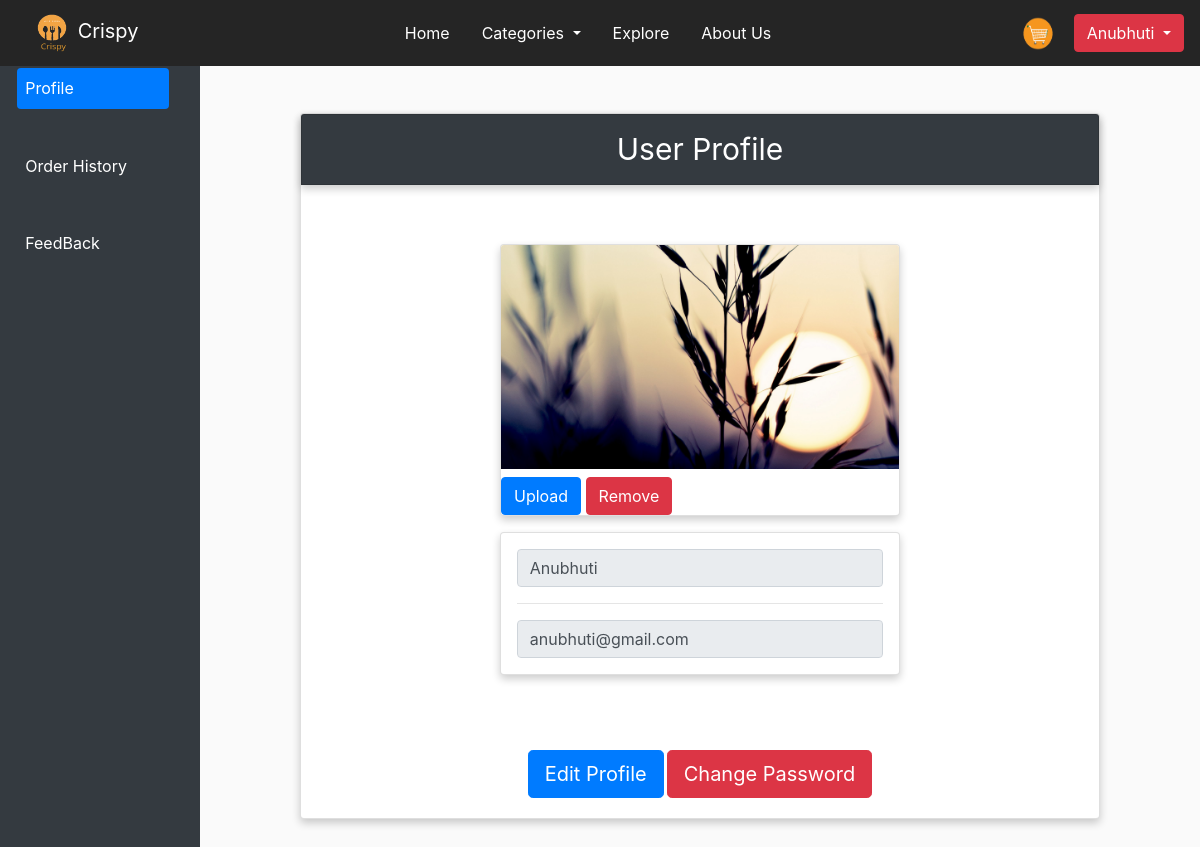
/user_profile.php (signed in), run on the app's committed database.
### tables this page shows
CREATE TABLE `users` (
  `username` varchar(20) NOT NULL,
  `password` varchar(257) DEFAULT NULL,
  `fname` varchar(20) DEFAULT NULL,
  `lname` varchar(20) DEFAULT NULL,
  `age` int(11) DEFAULT NULL,
  `gender` varchar(6) DEFAULT NULL,
  `email` varchar(30) DEFAULT NULL,
  `address` varchar(100) DEFAULT NULL,
  `phonenumber` bigint(20) DEFAULT NULL,
  `pic` varchar(70) DEFAULT 'images/user_pics/user_pic.png',
  PRIMARY KEY (`username`)
);

### php/get_user_profile.php (called while the page is built, shortened)
<?php
require('dbconnect.php');
$q = "SELECT username, email, pic FROM users WHERE username='" .$_SESSION['username']. "'";
$result = mysqli_query($conn, $q);
$user = mysqli_fetch_assoc($result);
?>

### user_profile.php (the view, shortened to what this page needs)
<!DOCTYPE html>
<html lang="en">
<head>
	<link rel="stylesheet" href="css/style.css">
	<link rel="stylesheet" href="https://cdn.jsdelivr.net/npm/bootstrap@4.5.3/dist/css/bootstrap.min.css"
>
</head>
<body id="Home" style="background-color: #fafafa">
	<nav class="navbar sticky-top navbar-expand-md">
		<a class="nav-link navbar-brand" href="index.php">
			<img src="images/Logo.png" alt="Logo" height="40" width="40">
			Crispy
		</a>
		<div class="collapse navbar-collapse" id="main-navigation">
			<ul class="navbar-nav navbar-container">
				<li class="nav-item">
					<a class="nav-link active" href="index.php">Home</a>
				</li>
				<li class="nav-item dropdown">
					<a class="nav-link dropdown-toggle" href="#" id="navbarDropdownMenuLink" data-toggle="dropdown"
						aria-haspopup="true" aria-expanded="false">
						Categories
					</a>
						<?php
							require("php/get_categories.php");
						?>
				</li>
				<li class="nav-item">
					<a class="nav-link" href="explore.php">Explore</a>
				</li>
				<li class="nav-item">
					<a class="nav-link" href="aboutus.php">About Us</a>
				</li>
			</ul>
			<a class="navbar-brand" href="cart.php">
				<img src="images/Cart.png" alt="Logo" height="35" width="40">
			</a>
			<?php
			if(isset($_SESSION['username'])){
			?>
			<div class="btn-group">
				<button type="button" class="btn btn-danger dropdown-toggle" data-toggle="dropdown" aria-haspopup="true"
					aria-expanded="false">
					<?php echo $_SESSION['username'];?>
				</button>
			</div>
			<?php
			}else {
			?>
			<form class="form-inline" action="login.php">
				<button class="btn btn-warning" type="input">Login</button>
			</form>
			<?php
			}
			?>
		</div>
	</nav>
	<div class="row profile">
		<div class="col bg-dark" style="height:150vh;">
			<div class="nav flex-column nav-pills" id="v-pills-tab" role="tablist" aria-orientation="vertical">
				<a class="nav-link text-white active" id="v-pills-profile-tab" data-toggle="pill"
					href="#v-pills-profile" role="tab" aria-controls="v-pills-profile" aria-selected="true">Profile</a>
				<a class="nav-link text-white" id="v-pills-orderhistory-tab" data-toggle="pill"
					href="#v-pills-orderhistory" role="tab" aria-controls="v-pills-orderhistory"
					aria-selected="false">Order History</a>
				<a class="nav-link text-white" id="v-pills-feedback-tab" data-toggle="pill" href="#v-pills-feedback"
					role="tab" aria-controls="v-pills-feedback" aria-selected="false">FeedBack</a>
			</div>
		</div>
		<div class="col-10">
			<div class="tab-content" id="v-pills-tabContent">
				<div class="tab-pane fade show active" id="v-pills-profile" role="tabpanel"
					aria-labelledby="v-pills-profile-tab">
					<div class="container-fluid">
						<div class="card" style="width: 50rem;height:100%;margin: 5% auto;">
							<div class="card card-header bg-dark text-white text-center" style="font-size: 30px;">User
								Profile</div>
							<?php require('php/get_user_profile.php');?>
							<div class="card-body">
								<div class="row align-items-center justify-content-center">
									<div class="card" style="width: 25rem;margin-top: 5%;">
										<form action="php/upload_pic.php" method="POST" enctype="multipart/form-data">
											<label for="image">
												<img src="<?php echo $user['pic'];?>" class="card-img-top"
													alt="Profile Picture">
											</label>
											<button class="btn btn-primary" type="submit" name="submit" value="upload">Upload</button>
											<button class="btn btn-danger" type="submit" name="submit" value="remove">Remove</button>
										</form>
									</div>
								</div>
								<div class="row align-items-center justify-content-center">
									<div class="card information" style="width: 25rem;margin-top: 2%;">
										<input class="form-control" type="text" value="<?php echo $user['username'];?>"
											aria-label="readonly input example" readonly>
										<hr>
										<input class="form-control" type="text" value="<?php echo $user['email'];?>"
											aria-label="readonly input example" readonly>
									</div>
								</div>
								<div class="row align-items-end justify-content-center" style="padding-top: 10%;">
									<button type="button" class="btn btn-primary btn-lg" data-toggle="modal"
										data-target="#editprofile">Edit Profile</button>
									<button type="button" class="btn btn-danger btn-lg" name="changepass" data-toggle="modal"
									data-target="#editpassword" style="margin-left: 3px" >Change Password</button>
								</div>
							</div>
						</div>
					</div>
				</div>
			</div>
		</div>
	</div>
</body>
</html>

### css/style.css (style rules this page uses)
:root { --nav_bar_bg: #252525; --hover_text: rgb(194, 110, 32); }
body { padding: 0; margin: 0; background: #f2f6e9; }
.navbar { background: var(--nav_bar_bg); }
.nav-link.navbar-brand, .nav-item .nav-link.active, .nav-item .nav-link, .nav-link.dropdown-toggle { color: #fff; cursor: pointer; }
.nav-link { margin-right: 1em !important; }
.navbar-collapse { justify-content: flex-end; }
.navbar-container { flex: auto; justify-content: center; }
.card { box-shadow: 0 4px 8px 0 rgba(0, 0, 0, 0.2); padding: 0%; }
.row.profile { margin: 0px; }
.nav.flex-column.nav-pills .nav-link.active, .nav.flex-column.nav-pills .nav-link { margin: 1%; padding: 5%; }
.card.information { padding: 2%; }

### data on the page
users: pic (picture), username "Anubhuti", email "anubhuti@gmail.com"

### other printed values
$_SESSION['username'] "Anubhuti"
